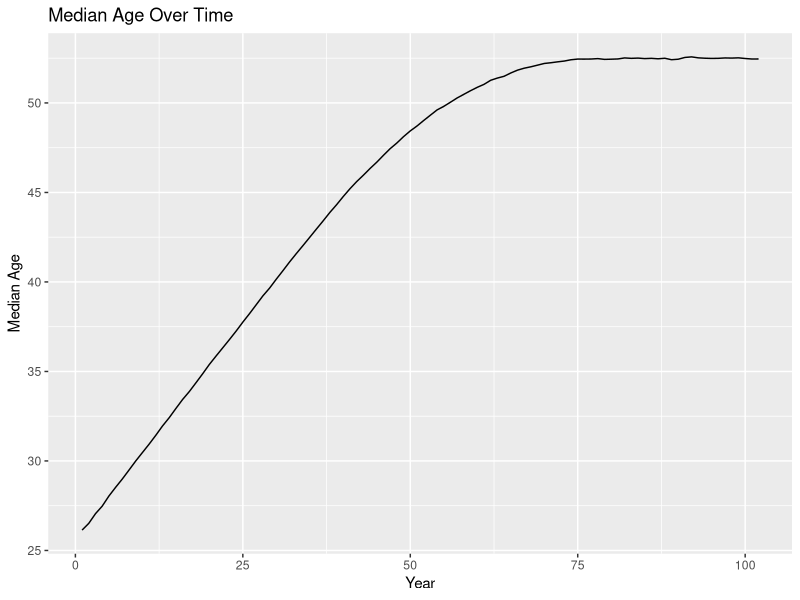
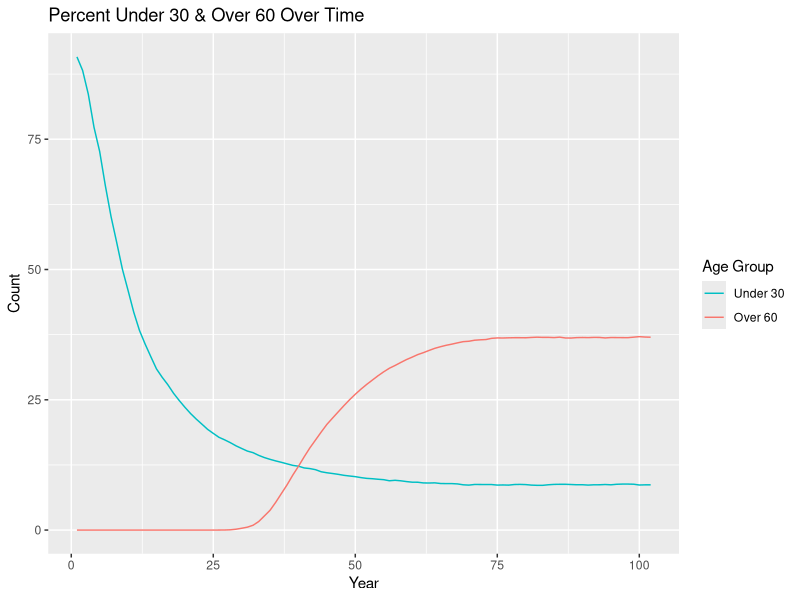
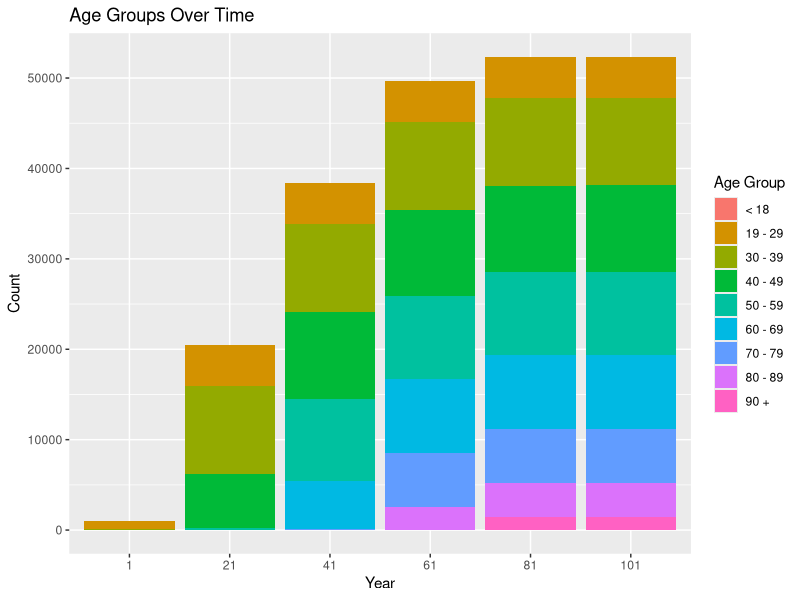
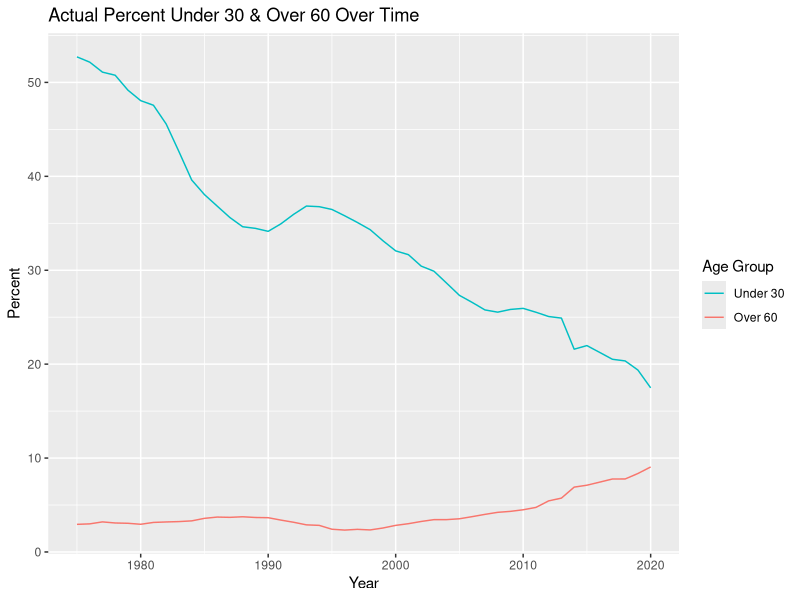
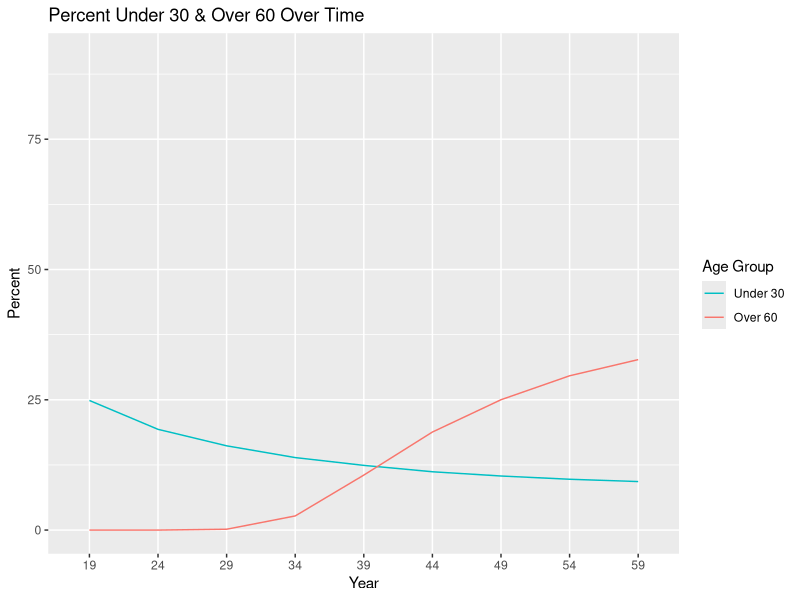
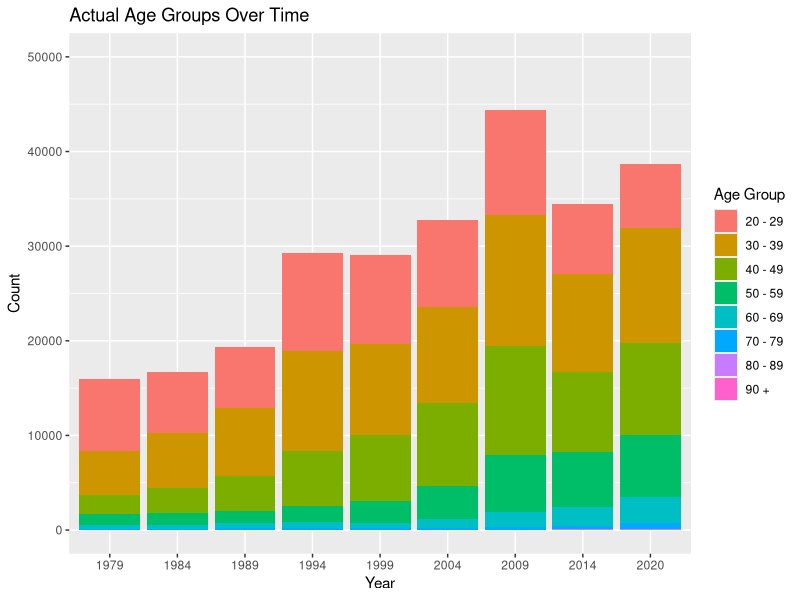
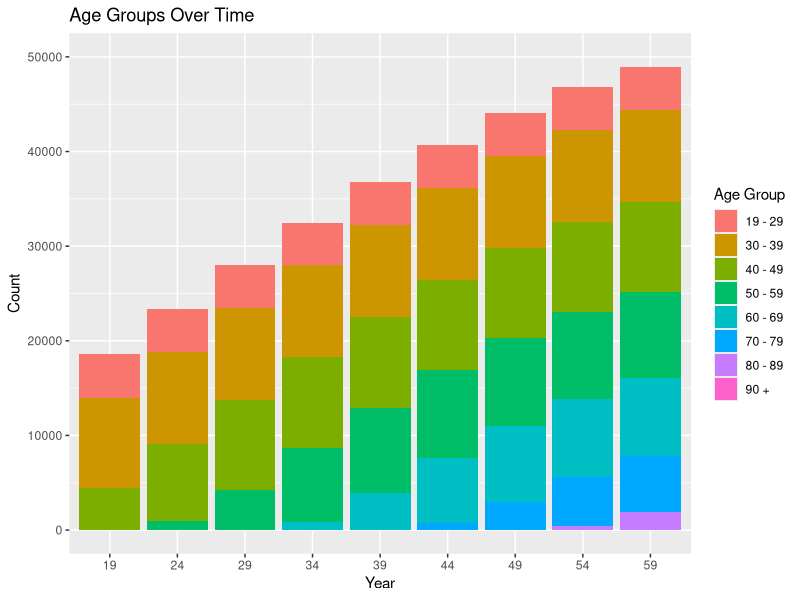
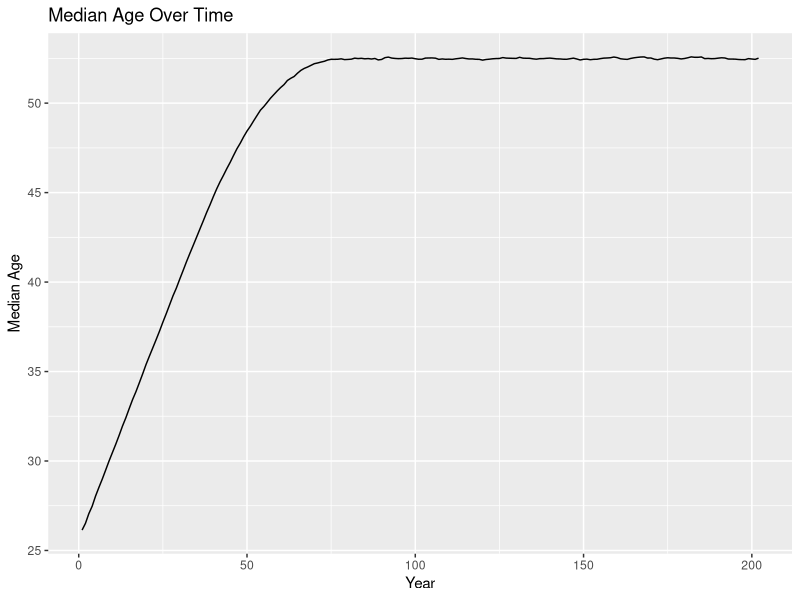

These figures' R source, in order: (Note: this script raises an error after producing the figures.)
## ---- chunk 1
knitr::opts_chunk$set(echo = TRUE)
## ---- chunk 2
library(tidyverse)
## ---- chunk 3
set.seed(12345)
## ---- chunk 4
population <- 
  rnorm(n = 1000, mean = 26, sd = 3) %>% 
  enframe() %>% 
  select(value) %>% 
  rename(original_age = value) %>% 
  mutate(current_age = original_age, years_incarcerated = 0) %>% 
  mutate(odds_of_removal = case_when(current_age < 19 ~ 0.007,
                                     current_age >= 19 & current_age < 30 ~ 0.0013,
                                     current_age >= 30 & current_age < 40 ~ 0.0019,
                                     current_age >= 40 & current_age < 50 ~ 0.0040,
                                     current_age >= 50 & current_age < 60 ~ 0.0088,
                                     current_age >= 60 & current_age < 70 ~ 0.0178,
                                     current_age >= 70 & current_age < 80 ~ 0.0439,
                                     current_age >= 80 & current_age < 90 ~ 0.1345,
                                     current_age >= 90 ~ 0.1345))
  # mutate(eligible_for_parole = FALSE)

overall <-
  tibble(year = 1, total_population = nrow(population), 
         median_age = median(population$current_age)) %>% 
  mutate("< 18" = pull(count(filter(population, current_age < 19))),
         "19 - 29" = pull(count(filter(population, current_age >= 19 & current_age < 30))),
         "30 - 39" = pull(count(filter(population, current_age >= 30 & current_age < 40))),
         "40 - 49" = pull(count(filter(population, current_age >= 40 & current_age < 50))),
         "50 - 59" = pull(count(filter(population, current_age >= 50 & current_age < 60))),
         "60 - 69" = pull(count(filter(population, current_age >= 60 & current_age < 70))),
         "70 - 79" = pull(count(filter(population, current_age >= 70 & current_age < 80))),
         "80 - 89" = pull(count(filter(population, current_age >= 80 & current_age < 90))),
         "90 +" = pull(count(filter(population, current_age >= 90))))
## ---- chunk 5
one_year_population <- function(data) {
  # age & years incarcerated increases by 1
  data$current_age <- data$current_age + 1
  data$years_incarcerated <- data$years_incarcerated + 1
  
  # updates odds of removal
  data$odds_of_removal <- case_when(data$current_age < 19 ~ 0.007,
                                    data$current_age >= 19 & data$current_age < 30 ~ 0.0013,
                                    data$current_age >= 30 & data$current_age < 40 ~ 0.0019,
                                    data$current_age >= 40 & data$current_age < 50 ~ 0.0040,
                                    data$current_age >= 50 & data$current_age < 60 ~ 0.0088,
                                    data$current_age >= 60 & data$current_age < 70 ~ 0.0178,
                                    data$current_age >= 70 & data$current_age < 80 ~ 0.0439,
                                    data$current_age >= 80 & data$current_age < 90 ~ 0.1345,
                                    data$current_age >= 90 ~ 0.1345)
  
  # POSSIBILITIES FOR RANDOM REMOVALS WITH WEIGHTED PROBABILITIES
  # randomly removes 1 percent with probability weights based on odds of removal
  # data <- data[-sample(x = 1:nrow(population), size = 0.01*nrow(population), 
  #                      prob = population$odds_of_removal),]
  
  # generates a vector of age groups to remove & we would have to somehow randomly 
  # select x number of people associated with randomly selected age groups to remove
  # sample(x = c("< 18", "19 - 29", "30 - 39", "40 - 49", "50 - 59", "60 - 69", "70 - 79",
  #              "80 - 89", "90 +"), size = 0.01*nrow(population), replace = TRUE,
  #        prob = c(0.007, 0.0013, 0.0019, 0.0040, 0.0088, 0.0178, 0.0439, 0.1345, 0.1345))

  # samples 1 percent of population to then remove
  # may not be particularly different from original sampling (hard coded # vs %)
  # sample_frac(data, 0.01, weight = population$odds_of_removal)
  
  # creates age group cohorts & randomly removes fraction based on cohort
  less_than_18 <- filter(data, current_age < 19)
  less_than_18 <- sample_frac(less_than_18, (1 - 0.0055))
  
  `19_to_29` <- filter(data, current_age >= 19 & current_age < 30)
  `19_to_29` <- sample_frac(`19_to_29`, (1 - 0.0022))
  
  `30_to_39` <- filter(data, current_age >= 30 & current_age < 40)
  `30_to_39` <- sample_frac(`30_to_39`, (1 - 0.0023))
  
  `40_to_49` <- filter(data, current_age >= 40 & current_age < 50)
  `40_to_49` <- sample_frac(`40_to_49`, (1 - 0.0025))
  
  `50_to_59` <- filter(data, current_age >= 50 & current_age < 60)
  `50_to_59` <- sample_frac(`50_to_59`, (1 - 0.0060))
  
  `60_to_69` <- filter(data, current_age >= 60 & current_age < 70)
  `60_to_69` <- sample_frac(`60_to_69`, (1 - 0.0162))
  
  `70_to_79` <- filter(data, current_age >= 70 & current_age < 80)
  `70_to_79` <- sample_frac(`70_to_79`, (1 - 0.0424))
  
  `80_to_89` <- filter(data, current_age >= 80 & current_age < 90)
  `80_to_89` <- sample_frac(`80_to_89`, (1 - 0.0519))
  
  over_90 <- filter(data, current_age >= 90)
  over_90 <- sample_frac(over_90, (1 - 0.1250))
  
  data <- do.call("rbind", list(less_than_18, `19_to_29`, `30_to_39`, `40_to_49`, `50_to_59`, 
                                `60_to_69`,`70_to_79`, `80_to_89`, over_90))
  
  # adds 1000 more
  incoming <- 
    rnorm(n = 1000, mean = 26, sd = 3) %>% 
    enframe() %>% 
    select(value) %>% 
    rename(original_age = value) %>% 
    mutate(current_age = original_age, years_incarcerated = 0) %>% 
    mutate(odds_of_removal = case_when(current_age < 19 ~ 0.007,
                                       current_age >= 19 & current_age < 30 ~ 0.0013,
                                       current_age >= 30 & current_age < 40 ~ 0.0019,
                                       current_age >= 40 & current_age < 50 ~ 0.0040,
                                       current_age >= 50 & current_age < 60 ~ 0.0088,
                                       current_age >= 60 & current_age < 70 ~ 0.0178,
                                       current_age >= 70 & current_age < 80 ~ 0.0439,
                                       current_age >= 80 & current_age < 90 ~ 0.1345,
                                       current_age >= 90 ~ 0.1345))
    #mutate(eligible_for_parole = FALSE)
  data <- rbind(data, incoming)
  
  # removes any observations with age greater than 100
  data <- data %>% 
    filter(current_age < 100)
}

one_year_overall <- function(data, p) {
    incoming <-
      tibble(year = last(data$year) + 1, total_population = nrow(p),
             median_age = median(p$current_age)) %>% 
        mutate("< 18" = pull(count(filter(p, current_age < 19))),
               "19 - 29" = pull(count(filter(p, current_age >= 19 & current_age < 30))),
               "30 - 39" = pull(count(filter(p, current_age >= 30 & current_age < 40))),
               "40 - 49" = pull(count(filter(p, current_age >= 40 & current_age < 50))),
               "50 - 59" = pull(count(filter(p, current_age >= 50 & current_age < 60))),
               "60 - 69" = pull(count(filter(p, current_age >= 60 & current_age < 70))),
               "70 - 79" = pull(count(filter(p, current_age >= 70 & current_age < 80))),
               "80 - 89" = pull(count(filter(p, current_age >= 80 & current_age < 90))),
               "90 +" = pull(count(filter(p, current_age >= 90))))
    data <- rbind(data, incoming)
}
## ---- chunk 6
population <- one_year_population(population)
overall <- one_year_overall(overall, population)

# extend 100 years until stable
test_population <- population
test_overall <- overall
for (i in 1:100) {
  test_population <- one_year_population(test_population)
  test_overall <- one_year_overall(test_overall, test_population)
}
## ---- chunk 7
ggplot(data = test_overall, mapping = aes(x = year, y = median_age)) +
  geom_line() +
  labs(title = "Median Age Over Time", x = "Year", y = "Median Age")

test_overall %>% 
  mutate(under_30 = (`19 - 29` + `< 18`) / total_population * 100, 
         over_60 = (`60 - 69` + `70 - 79` + `80 - 89` + `90 +`) / total_population * 100) %>% 
  select(year, under_30, over_60) %>% 
  ggplot(data = ., mapping = aes(x = year, group = 1)) +
  geom_line(mapping = aes(y = under_30, color = "under_30")) +
  geom_line(mapping = aes(y = over_60, color = "over_60")) +
  labs(title = "Percent Under 30 & Over 60 Over Time", x = "Year", y = "Count") +
  scale_color_discrete(name = "Age Group",
                       breaks = c("under_30", "over_60"), labels = c("Under 30", "Over 60"))

test_overall_long <- test_overall %>% 
  select(year, `< 18`:`90 +`) %>% 
  mutate(year = as.character(year)) %>% 
  pivot_longer(-year, names_to = "age_group", values_to = "count")

ggplot(data = test_overall_long, mapping = aes(x = year, y = count, fill = age_group)) +
  geom_bar(position = "stack", stat = "identity") +
  labs(title = "Age Groups Over Time", x = "Year", y = "Count") +
  scale_x_discrete(limits = c("1", "21", "41", "61", "81", "101")) +
  scale_fill_discrete(name = "Age Group",
                      breaks = c("< 18", "19 - 29", "30 - 39", "40 - 49", "50 - 59", "60 - 69",
                                 "70 - 79", "80 - 89", "90 +"))
## ---- chunk 8
bar_race <- test_overall %>% 
  select(year, `< 18`:`90 +`) %>% 
  mutate(year = as.character(year)) %>% 
  pivot_longer(-year, names_to = "age_group", values_to = "count") %>% 
  pivot_wider(names_from = "year", values_from = "count")
## ---- chunk 9
actual <- read.csv("populations.csv")
actual %>% 
  mutate(Under30 = (AgeUnder20 + Age20to29) / PrisonPopulation * 100, 
         Over60 = (Age60to69 + Age70to79 + Age80to89 + Age90over) / PrisonPopulation * 100) %>% 
  select(year, PrisonPopulation, Under30, Over60) %>% 
  ggplot(data = ., mapping = aes(x = year, group = 1)) +
  geom_line(mapping = aes(y = Under30, color = "Under30")) +
  geom_line(mapping = aes(y = Over60, color = "Over60")) +
  labs(title = "Actual Percent Under 30 & Over 60 Over Time", x = "Year", y = "Percent") +
  scale_color_discrete(name = "Age Group",
                       breaks = c("Under30", "Over60"), labels = c("Under 30", "Over 60"))

test_overall %>% 
  mutate(under_30 = (`19 - 29` + `< 18`) / total_population * 100, 
         over_60 = (`60 - 69` + `70 - 79` + `80 - 89` + `90 +`) / total_population * 100, 
         year = as.character(year)) %>% 
  select(year, under_30, over_60) %>%
  ggplot(data = ., mapping = aes(x = year, group = 1)) +
  geom_line(mapping = aes(y = under_30, color = "under_30")) +
  geom_line(mapping = aes(y = over_60, color = "over_60")) +
  labs(title = "Percent Under 30 & Over 60 Over Time", x = "Year", y = "Percent") +
  scale_x_discrete(limits = c("19", "24", "29", "34", "39", "44", "49", "54", "59")) +
  scale_color_discrete(name = "Age Group",
                       breaks = c("under_30", "over_60"), labels = c("Under 30", "Over 60"))

actual_long <- actual %>% 
  select(year, AgeUnder20:Age90over) %>% 
  mutate(year = as.character(year)) %>% 
  pivot_longer(-year, names_to = "age_group", values_to = "count")

actual_long %>% 
  filter(age_group != "AgeUnder20") %>% 
  ggplot(data = ., mapping = aes(x = year, y = count, fill = age_group)) +
  geom_col() +
  labs(title = "Actual Age Groups Over Time", x = "Year", y = "Count") +
  scale_x_discrete(limits = c("1979", "1984", "1989", "1994", "1999", "2004", "2009", "2014", 
                              "2020")) +
  expand_limits(y = c(0, 50000)) +
  scale_fill_discrete(name = "Age Group",
                      breaks = c("Age20to29", "Age30to39", "Age40to49", "Age50to59", 
                                 "Age60to69", "Age70to79", "Age80to89", "Age90over"),
                      labels = c("20 - 29", "30 - 39", "40 - 49", "50 - 59", "60 - 69",
                                 "70 - 79", "80 - 89", "90 +"))

test_overall_long %>% 
  filter(age_group != "< 18") %>% 
  ggplot(data = ., mapping = aes(x = year, y = count, fill = age_group)) +
  geom_col() +
  labs(title = "Age Groups Over Time", x = "Year", y = "Count") +
  scale_x_discrete(limits = c("19", "24", "29", "34", "39", "44", "49", "54", "59")) +
  expand_limits(y = c(0, 50000)) +
  scale_fill_discrete(name = "Age Group",
                      breaks = c("19 - 29", "30 - 39", "40 - 49", "50 - 59", "60 - 69",
                                 "70 - 79", "80 - 89", "90 +"))

## ---- chunk 10
test_population_e <- test_population
test_overall_e <- test_overall
for (i in 1:100) {
  test_population_e <- one_year_population(test_population_e)
  test_overall_e <- one_year_overall(test_overall_e, test_population_e)
}
## ---- chunk 11
ggplot(data = test_overall_e, mapping = aes(x = year, y = median_age)) +
  geom_line() +
  labs(title = "Median Age Over Time", x = "Year", y = "Median Age")

test_overall_e %>% 
  mutate(under_30 = `19 - 29` + `< 18`, 
         over_60 = `60 - 69` + `70 - 79` + `80 - 89` + `90 +`) %>% 
  select(year, under_30, over_60) %>% 
  ggplot(data = ., mapping = aes(x = year, group = 1)) +
  geom_line(mapping = aes(y = under_30, color = "under_30")) +
  geom_line(mapping = aes(y = over_60, color = "over_60")) +
  labs(title = "Number Under 30 & Over 60 Over Time", x = "Year", y = "Count") +
  scale_color_discrete(name = "Age Group",
                       breaks = c("under_30", "over_60"), labels = c("Under 30", "Over 60"))

test_overall_e_long <- test_overall_e %>% 
  select(year, `< 18`:`90 +`) %>% 
  mutate(year = as.character(year)) %>% 
  pivot_longer(-year, names_to = "age_group", values_to = "count") %>% 
  filter(year == "1" | year == "21" | year == "41" | year == "61" | year == "81" | 
           year == "101" | year == "121" | year == "141" | year == "161" | year == "181" |
           year == "201")

ggplot(data = test_overall_e_long, mapping = aes(x = year, y = count, fill = age_group)) +
  geom_bar(position = "stack", stat = "identity") +
  labs(title = "Age Groups Over Time", x = "Year", y = "Count") +
  scale_x_discrete(limits = c("1", "21", "41", "61", "81", "101", "121", "141", "161", "181", 
                              "201")) +
  scale_fill_discrete(name = "Age Group",
                      breaks = c("< 18", "19 - 29", "30 - 39", "40 - 49", "50 - 59", "60 - 69",
                                 "70 - 79", "80 - 89", "90 +"))

bar_race_e <- test_overall_e %>% 
  select(year, `< 18`:`90 +`) %>% 
  mutate(year = as.character(year)) %>% 
  pivot_longer(-year, names_to = "age_group", values_to = "count") %>% 
  pivot_wider(names_from = "year", values_from = "count")
## ---- chunk 12
one_year_parole <- function(data) {
  # age & years incarcerated increases by 1
  data$current_age <- data$current_age + 1
  data$years_incarcerated <- data$years_incarcerated + 1
  
  # updates odds of removal
  data$odds_of_removal <- case_when(data$current_age < 19 ~ 0.007,
                                    data$current_age >= 19 & data$current_age < 30 ~ 0.0013,
                                    data$current_age >= 30 & data$current_age < 40 ~ 0.0019,
                                    data$current_age >= 40 & data$current_age < 50 ~ 0.0040,
                                    data$current_age >= 50 & data$current_age < 60 ~ 0.0088,
                                    data$current_age >= 60 & data$current_age < 70 ~ 0.0178,
                                    data$current_age >= 70 & data$current_age < 80 ~ 0.0439,
                                    data$current_age >= 80 & data$current_age < 90 ~ 0.1345,
                                    data$current_age >= 90 ~ 0.1345)
  
  # NOT TOTALLY FUNCTIONAL!!!
  # if incarcerated for more than 20 years, odds of removal increases 10 percent
  # checks if eligible for parole
  # if eligibility has been checked and odds of removal has increased, does not increase again
  if (data$years_incarcerated > 20 & !data$eligible_for_parole) {
    data$odds_of_removal <- data$odds_of_removal + 0.1
    data$eligible_for_parole <- TRUE
  }
  
  # randomly removes 1 percent
  data <- data[-sample(x = 1:nrow(population), size = 0.01*nrow(population), 
                       prob = population$odds_of_removal),]
  
  # adds 1000 more
  incoming <- 
    rnorm(n = 1000, mean = 26, sd = 3) %>% 
    enframe() %>% 
    select(value) %>% 
    rename(original_age = value) %>% 
    mutate(current_age = original_age, years_incarcerated = 0, eligible_for_parole = FALSE) %>% 
    mutate(odds_of_removal = case_when(current_age < 19 ~ 0.007,
                                       current_age >= 19 & current_age < 30 ~ 0.0013,
                                       current_age >= 30 & current_age < 40 ~ 0.0019,
                                       current_age >= 40 & current_age < 50 ~ 0.0040,
                                       current_age >= 50 & current_age < 60 ~ 0.0088,
                                       current_age >= 60 & current_age < 70 ~ 0.0178,
                                       current_age >= 70 & current_age < 80 ~ 0.0439,
                                       current_age >= 80 & current_age < 90 ~ 0.1345,
                                       current_age >= 90 ~ 0.1345))
  data <- rbind(data, incoming)
  
  # removes any observations with age greater than 100
  data <- data %>% 
    filter(current_age < 100)
}
## ---- chunk 13
parole_population <- population %>% 
  mutate(eligible_for_parole = FALSE)
parole_overall <- overall

for (i in 1:100) {
  parole_population <- one_year_parole(parole_population)
  parole_overall <- one_year_overall(parole_overall, parole_population)
}
